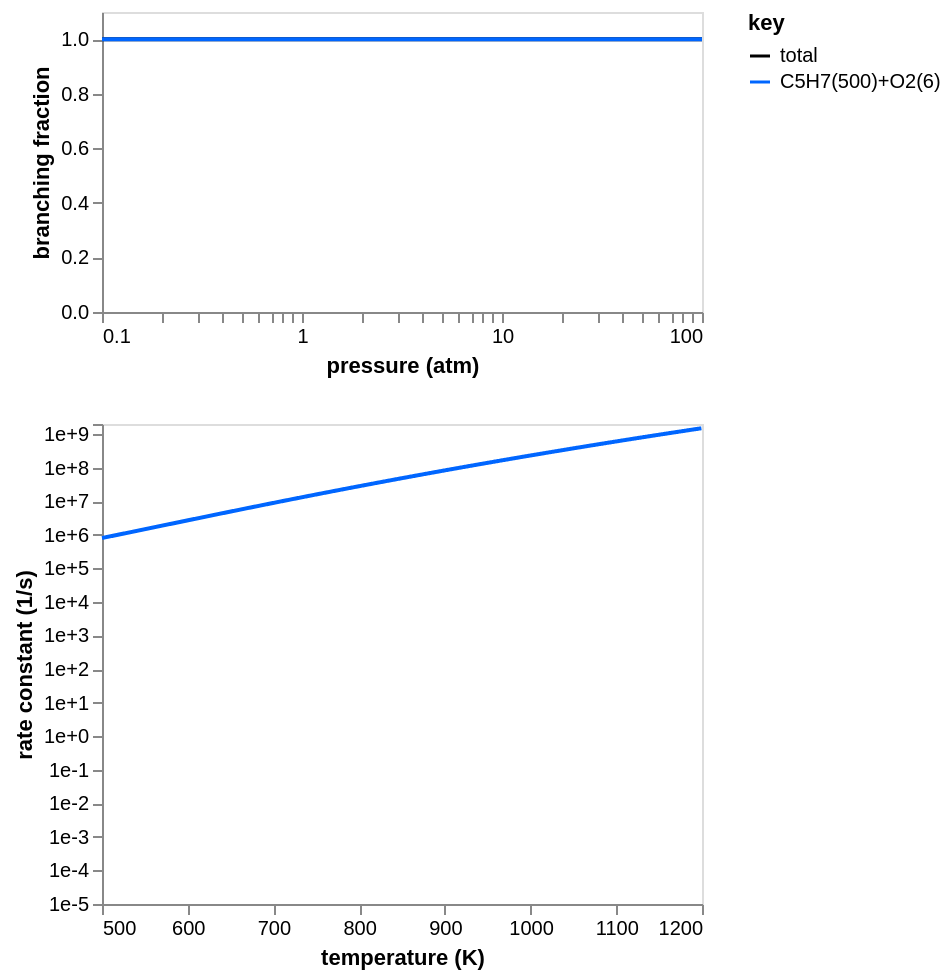

The notebook cell saved with this chart:
### Code cell
branch_frac_chart1b = fig.branching_fraction_chart(
    rate_df1b,
    P_range=(0.1, 100),
    T=T,
    legend=legend,
    total=True,
    y_range=f_range,
)
rate_chart1b = fig.rate_chart(
    rate_df1b,
    T_range=(500, 1200),
    P=P,
    legend=legend,
    total=total,
    y_range=y_range,
    units={"substance": "molecules"},
)
chart = alt.vconcat(
    branch_frac_chart1b.properties(width=300, height=150),
    rate_chart1b.properties(width=300, height=240),
).configure_axis(grid=False)
chart

### Figure 1 — Vega-Lite specification as saved in the notebook (floating-point values rounded to 4 significant figures; data arrays with more than 128 entries replaced by an {"elided": "..."} marker saying what was removed)
{"config": {"view": {"continuousWidth": 300, "continuousHeight": 300}, "axis": {"grid": false}}, "vconcat": [{"data": {"name": "data-8780792a23b826f134400fe946c17a82"}, "mark": {"type": "line"}, "encoding": {"color": {"field": "key", "scale": {"domain": ["total", "C5H7(500)+O2(6)"], "range": ["#000000", "#0066ff"]}, "type": "nominal"}, "x": {"axis": {"labelExpr": "((abs(datum.value - 0.1) / abs(0.1) < 1e-5) ||\n(abs(datum.value - 1.0) / abs(1.0) < 1e-5) ||\n(abs(datum.value - 10.0) / abs(10.0) < 1e-5) ||\n(abs(datum.value - 100.0) / abs(100.0) < 1e-5) ||\n(abs(datum.value - 100.0) / abs(100.0) < 1e-5)) ? datum.label : ''", "values": [0.1, 0.2, 0.3, 0.4, 0.5, 0.6, 0.7, 0.8, 0.9, 1.0, 2.0, 3.0, 4.0, 5.0, 6.0, 7.0, 8.0, 9.0, 10.0, 20.0, 30.0, 40.0, 50.0, 60.0, 70.0, 80.0, 90.0, 100.0, 100.0]}, "field": "x", "scale": {"domain": [0.1, 100.0], "type": "log"}, "title": "pressure (atm)", "type": "quantitative"}, "y": {"axis": {"format": ".1f"}, "field": "value", "scale": {"domain": [1.298e-05, 1.013], "domainMax": 1.013, "nice": true}, "title": "branching fraction", "type": "quantitative"}}, "height": 150, "transform": [{"fold": ["total", "C5H7(500)+O2(6)"]}], "width": 300}, {"data": {"name": "data-1537e8f5de8ff213a61f21d5f5a8f3da"}, "mark": {"type": "line"}, "encoding": {"color": {"field": "key", "scale": {"domain": ["C5H7(500)+O2(6)"], "range": ["#0066ff"]}, "type": "nominal"}, "x": {"axis": {"format": ".0f"}, "field": "x", "scale": {"domain": [500, 1200], "domainMax": 1200, "nice": true}, "title": "temperature (K)", "type": "quantitative"}, "y": {"axis": {"format": ".0e", "labelExpr": "((abs(datum.value - 1e-05) / abs(1e-05) < 1e-5) ||\n(abs(datum.value - 0.0001) / abs(0.0001) < 1e-5) ||\n(abs(datum.value - 0.001) / abs(0.001) < 1e-5) ||\n(abs(datum.value - 0.01) / abs(0.01) < 1e-5) ||\n(abs(datum.value - 0.1) / abs(0.1) < 1e-5) ||\n(abs(datum.value - 1.0) / abs(1.0) < 1e-5) ||\n(abs(datum.value - 10.0) / abs(10.0) < 1e-5) ||\n(abs(datum.value - 100.0) / abs(100.0) < 1e-5) ||\n(abs(datum.value - 1000.0) / abs(1000.0) < 1e-5) ||\n(abs(datum.value - 10000.0) / abs(10000.0) < 1e-5) ||\n(abs(datum.value - 100000.0) / abs(100000.0) < 1e-5) ||\n(abs(datum.value - 1000000.0) / abs(1000000.0) < 1e-5) ||\n(abs(datum.value - 10000000.0) / abs(10000000.0) < 1e-5) ||\n(abs(datum.value - 100000000.0) / abs(100000000.0) < 1e-5) ||\n(abs(datum.value - 1000000000.0) / abs(1000000000.0) < 1e-5) ||\n(abs(datum.value - 2000000000.0) / abs(2000000000.0) < 1e-5)) ? datum.label : ''", "values": [1e-05, 0.0001, 0.001, 0.01, 0.1, 1.0, 10.0, 100.0, 1000.0, 10000.0, 100000.0, 1000000.0, 10000000.0, 100000000.0, 1000000000.0, 2000000000.0]}, "field": "value", "scale": {"domain": [1e-05, 2000000000.0], "type": "log"}, "title": "rate constant (1/s)", "type": "quantitative"}}, "height": 240, "transform": [{"fold": ["C5H7(500)+O2(6)"]}], "width": 300}], "$schema": "https://vega.github.io/schema/vega-lite/v5.20.1.json", "datasets": {"data-8780792a23b826f134400fe946c17a82": {"elided": "1000 records"}, "data-1537e8f5de8ff213a61f21d5f5a8f3da": {"elided": "1000 records"}}}
